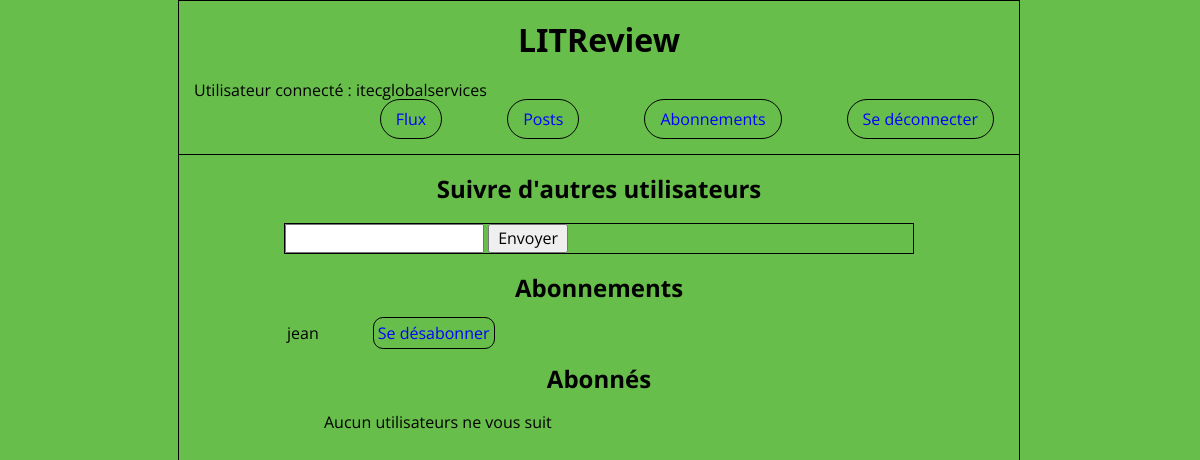
The page /subscriptions/ (signed in) on the database as committed earlier.
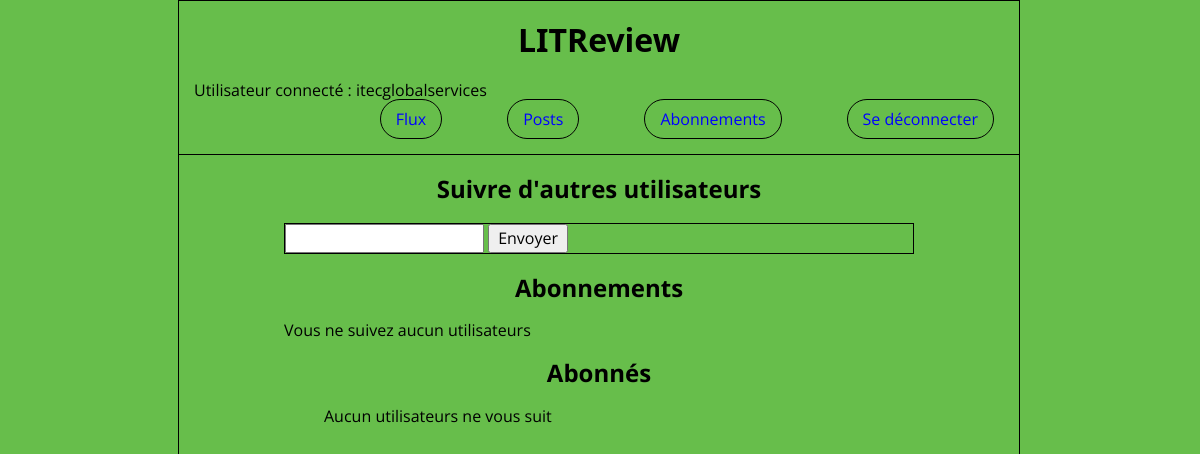
The same page on the database as committed later.
### subscriptions/models.py (models this page shows, shortened)
class UserFollows(models.Model):
    user = models.ForeignKey(User,
                             on_delete=models.CASCADE,
                             related_name='following'
                             )
    followed_user = models.ForeignKey(User,
                                      on_delete=models.CASCADE,
                                      related_name='followed_by'
                                      )
    class Meta:
        unique_together = ('user', 'followed_user', )

### subscriptions/views.py (the view)
# urls.py: path('subscriptions/', include('subscriptions.urls')),
@login_required
def subscriptions(request):
    title = "Onglet d'abonnements"
    users = User.objects.all()
    user_follows = UserFollows.objects.all()
    user = request.user
    subscribers = user.followed_by.all()
    if request.method == "POST":
        try:
            entry = request.POST['followed_user']
            user_to_follow = User.objects.get(username=entry)
            for u in users:
                if u.username == entry:
                    UserFollows.objects.create(user=request.user,
                                               followed_user=user_to_follow,
                                               )
        except Exception:
            form = SubscriptionsForm(request.POST)
            messages.error(request, 'Erreur')
        else:
            messages.success(request, "Utilisateur suivi !")
            return redirect("subscriptions")
    else:
        form = SubscriptionsForm()
    return render(request, 'subscriptions/subscriptions.html', {
                                                'title': title,
                                                'form': form,
                                                'current_user': user,
                                                'subscribers': subscribers,
                                                'user_follows': user_follows
                                                })

### subscriptions/forms.py (shortened to what this page needs)
class SubscriptionsForm(forms.ModelForm):
    class Meta:
        model = UserFollows
        fields = ['followed_user']
        labels = {"followed_user": ""}
        widgets = {'followed_user': forms.TextInput()}

### subscriptions/templates/subscriptions/subscriptions.html (shortened to what this page needs)
{% extends "index.html" %}
{% block content %}
    <h2 style="text-align: center;">Suivre d'autres utilisateurs</h2>
    <form method="POST" enctype="multipart/form-data">
        <div class="forms">
            <tr>
                <td>{{ form }}</td>
                <td><input type="submit" value="Envoyer"></td>
            </tr>
        </div>
    </form>
    <h2 style="text-align: center;">Abonnements</h2>
    <table>
        <tr>
            {% for user in user_follows %}
            {% if  user.user == current_user%}
            <td>{{ user.followed_user }}</td>
            <td><a href={% url 'subscriptions_delete' user.pk %}>Se désabonner</a> </td>
             {% endif %}
        </tr>
    </table>
        {% empty %}
            <p>Vous ne suivez aucun utilisateurs</p>
        {% endfor %}
    <h2 style="text-align: center;">Abonnés</h2>
    <ul>
        {% for subscriber in subscribers %}
            <li>{{ subscriber.user }}</li>
    </ul>
        {% empty %}
            <p>Aucun utilisateurs ne vous suit</p>
        {% endfor %}
{% endblock content%}

Rows that differ between the two databases and show on the page:
removed UserFollows: followed_user "jean"
Other text that changed with them:
text now shown: "Vous ne suivez aucun utilisateurs"
